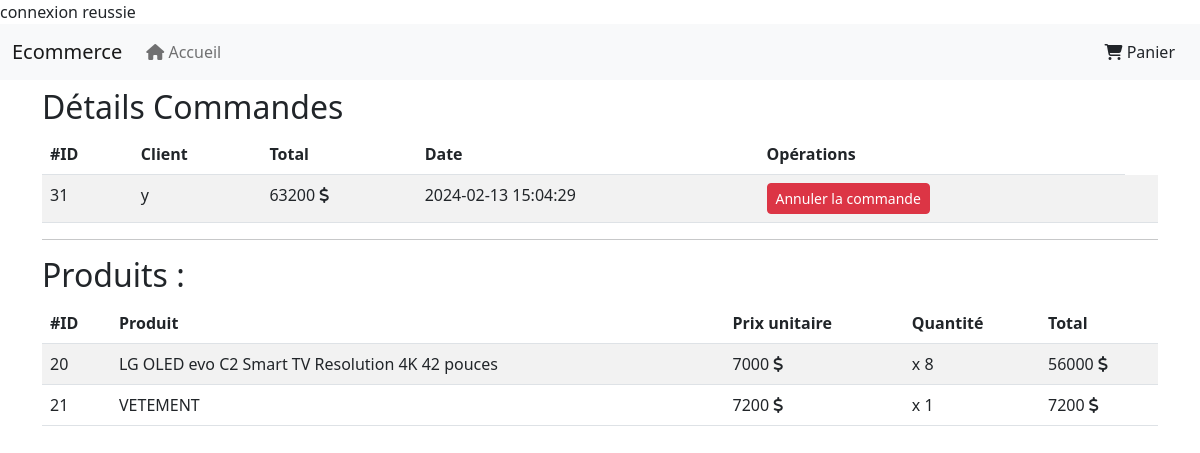
Page /ecommerce/commande.php?id=31 on the committed database.
### tables this page shows
CREATE TABLE `commande` (
  `id` int(11) NOT NULL,
  `id_client` int(11) NOT NULL,
  `total` decimal(10,0) NOT NULL,
  `valide` int(11) NOT NULL DEFAULT 0,
  `date_creation` datetime NOT NULL DEFAULT current_timestamp()
);

CREATE TABLE `utilisateur` (
  `id` int(11) NOT NULL,
  `login` varchar(100) NOT NULL,
  `password` varchar(150) NOT NULL,
  `date_creation` date NOT NULL
);

CREATE TABLE `ligne_commande` (
  `id` int(11) NOT NULL,
  `id_produit` int(11) NOT NULL,
  `id_commande` int(11) NOT NULL,
  `prix` decimal(10,0) NOT NULL,
  `quantite` int(11) NOT NULL,
  `total` decimal(10,0) NOT NULL
);

CREATE TABLE `produit` (
  `id` int(11) NOT NULL,
  `libelle` varchar(100) NOT NULL,
  `prix` decimal(10,0) NOT NULL,
  `discount` int(11) NOT NULL,
  `id_categorie` int(11) NOT NULL,
  `date_creation` datetime NOT NULL,
  `description` varchar(255) NOT NULL,
  `image` varchar(150) NOT NULL
);

### ecommerce/commande.php (the view, shortened to what this page needs)
<?php
require_once 'include/database.php';
$idCommande = $_GET['id'];
$sqlState = $pdo->prepare('SELECT commande.*,utilisateur.login as "login" FROM commande
            INNER JOIN utilisateur ON commande.id_client = utilisateur.id
                                               WHERE commande.id = ?
                                               ORDER BY commande.date_creation DESC');
$sqlState->execute([$idCommande]);
$commande = $sqlState->fetch(PDO::FETCH_ASSOC);
?>
<!doctype html>
<html lang="en">
<head>
    <?php include 'include/head.php' ?>
</head>
<body>
<?php include 'include/nav.php' ?>
<div class="container py-2">
    <h2>Détails Commandes</h2>
    <table class="table table-striped table-hover">
        <thead>
        <tr>
            <th>#ID</th>
            <th>Client</th>
            <th>Total</th>
            <th>Date</th>
            <th>Opérations</th>
        </tr>
        </thead>
        <tbody>
        <?php
        $sqlStateLigneCommandes = $pdo->prepare('SELECT ligne_commande.*,produit.libelle,produit.image from ligne_commande
                                                        INNER JOIN produit ON ligne_commande.id_produit = produit.id
                                                        WHERE id_commande = ?
                                                        ');
        $sqlStateLigneCommandes->execute([$idCommande]);
        $lignesCommandes = $sqlStateLigneCommandes->fetchAll(PDO::FETCH_OBJ);
        ?>
        <tr>
            <td><?php echo $commande['id'] ?></td>
            <td><?php echo $commande['login'] ?></td>
            <td><?php echo $commande['total'] ?> <i class="fa fa-solid fa-dollar"></i></td>
            <td><?php echo $commande['date_creation'] ?></td>
            <td>
                <?php if ($commande['valide'] == 0) : ?>
                    <a class="btn btn-success btn-sm" href="valider_commande.php?id=<?= $commande['id']?>&etat=1">Valider la commande</a>
                <?php else: ?>
                    <a class="btn btn-danger btn-sm" href="valider_commande.php?id=<?= $commande['id']?>&etat=0">Annuler la commande</a>
                <?php endif; ?>
            </td>
            <td>
            </td>
        </tr>
        </tbody>
    </table>
    <hr>
    <h2>Produits : </h2>
    <table class="table table-striped table-hover">
        <thead>
        <tr>
            <th>#ID</th>
            <th>Produit</th>
            <th>Prix unitaire</th>
            <th>Quantité</th>
            <th>Total</th>
        </tr>
        </thead>
        <tbody>
        <?php foreach ($lignesCommandes as $lignesCommande) : ?>
            <tr>
                <td><?php echo $lignesCommande->id ?></td>
                <td><?php echo $lignesCommande->libelle ?></td>
                <td><?php echo $lignesCommande->prix ?> <i class="fa fa-solid fa-dollar"></i></td>
                <td>x <?php echo $lignesCommande->quantite ?></td>
                <td><?php echo $lignesCommande->total ?> <i class="fa fa-solid fa-dollar"></i></td>
            </tr>
        <?php endforeach; ?>
        </tbody>
    </table>
</div>
</body>
</html>

### rows in the picture
commande: id "31", utilisateur.login "y", total "63200", date_creation "2024-02-13 15:04:29"
ligne_commande: id "20", id_produit.libelle "LG OLED evo C2 Smart TV Resolution 4K 42 pouces", prix "7000", quantite "8", total "56000"
ligne_commande: id "21", id_produit.libelle "VETEMENT", prix "7200", quantite "1", total "7200"
